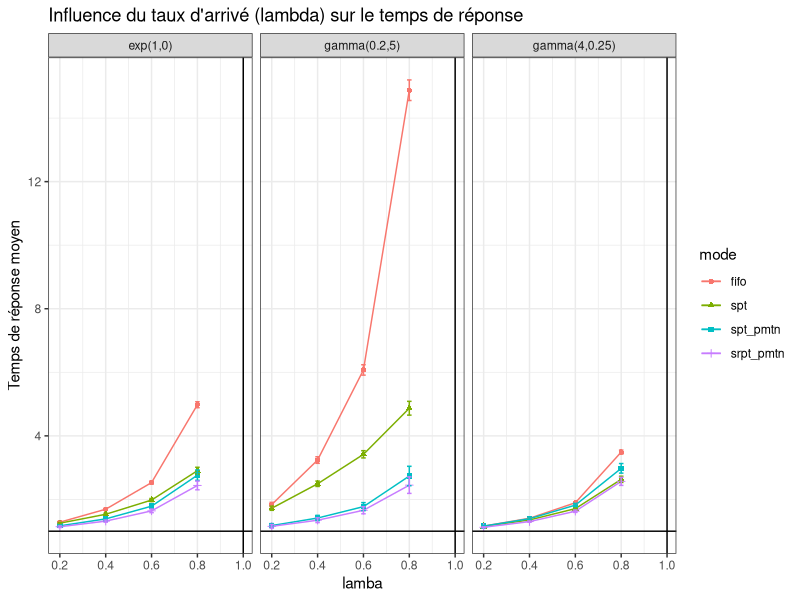
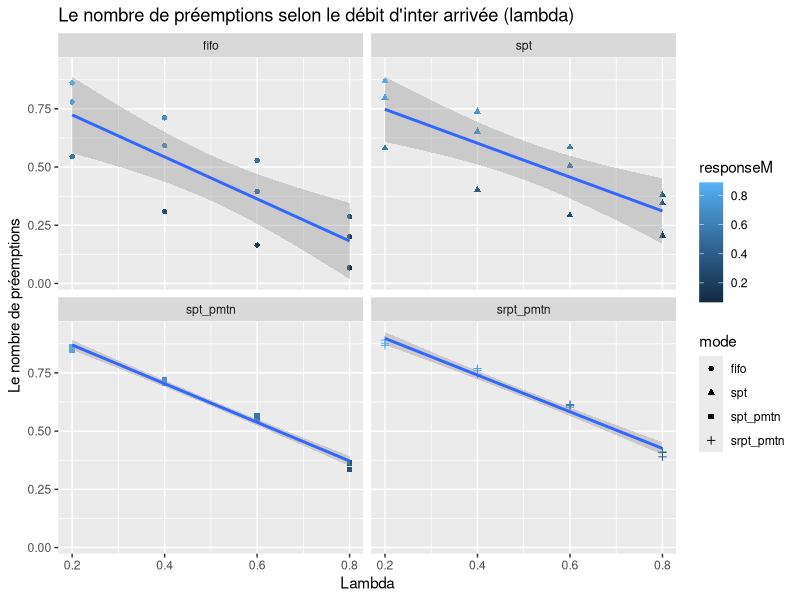
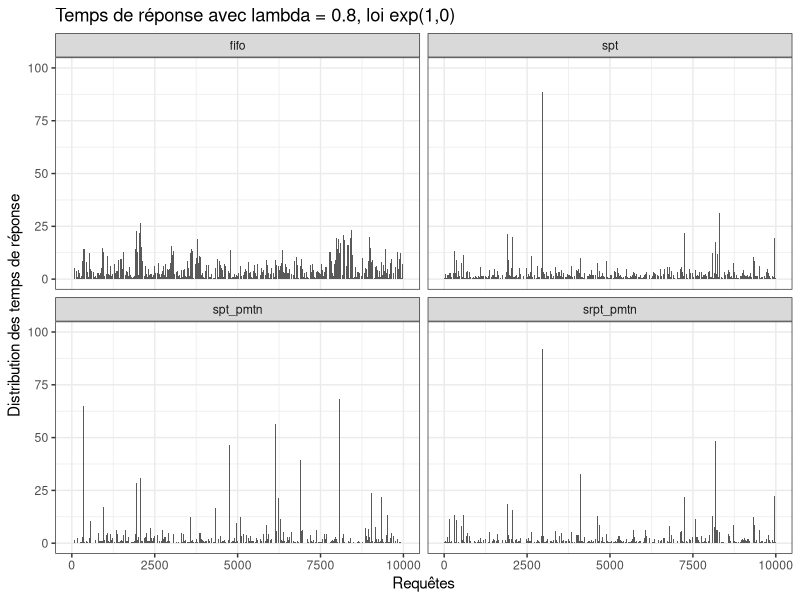
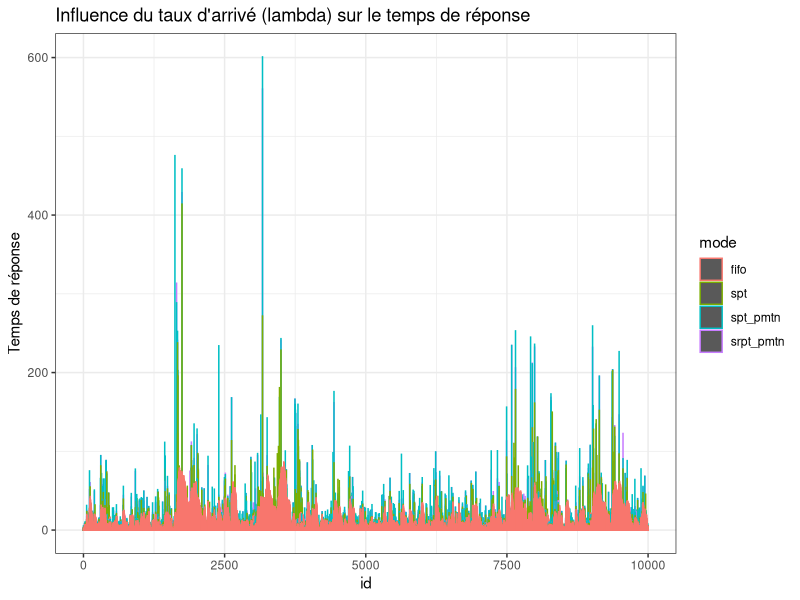

Recreate these plots in R, in order.
## ---- chunk 1
#Libraries
library(plyr)
library(ggplot2)

## ---- chunk 2

Service <- function(n=1,typeservice,x,y) {
# genere un temps de service
  switch(typeservice,
         det = rep(1,n),
         uni = runif(n,x,y),
         gamma = rgamma(n,shape=x,scale=y),
         exp = rexp(n,x)
         )
}

FileLIFO <- function(n,lambda,typeservice,x,y,policy,seed=10) {
    # simulates a M/GI/1 LIFO queue with different preemption policy
    # parameters:
    #    n :  total number of jobs
    #    lambda : arrival rate
    #    typeservice : service law (det uni gamma exp)
    #    x ,y : parameters of the service law
    #    policy: npmtn, pmtn, pmtn_restart, pmtn_reset
    # return value:
    #    vector with response time of each task assuming the queue is initially empty
    set.seed(seed)                #in order to have the same time service each call with the same lambda, x, y
    A <- rexp(n,lambda)         # inter arrival
    t1 <- cumsum(A)             # arrival dates
    t2 <- rep(NA,n)             # completion dates
    S <- Service(n,typeservice,x,y) # initial service times
    
    #### Variables that define the state of the queue
    t = 0               # current time
    remaining = rep(NA,n)  # how much work remains to do for each task
    running = NA        # index of the currently running task
    waiting = c()       # stack with tasks which have arrived or have not been completed yet
    next_arrival = 1    # index of the next task to arrive
    sys_vide = 0        # by curiosity let's count the number of times the system is empty
    sys_interrupted = 0 # by curiosity let's count the number of times the system is interrupted
    used = rep(0, n)    # by curiosity let's count the total of time used by a process (including its restart)
    waiting_length = rep(NA,n)  # by curiosity let's save the preemptions for counting them later
    
    
    #### A few useful local functions 
    run_task = function() { # runs the last task of the waiting list
      #if there is still a process in the stack to run, we take the last one in
    
      if(length(waiting)>0) {
      
    #print("arrivals")
    #print(t1)

        index = length(waiting)
        #waiting_length[next_arrival-1] <<- index
        #At first affectation it takes S[running], but after remaining[running] is returned
        for(i in 1:length(waiting)) {
        #For some reason multiple process can be pushed in waiting with one call to push function, causing troubles
        #Moreover this issue, may engage other strange behaviors such as 
            request = waiting[i] #it unstacks the last process received to update its remainning time
            remaining[request] <<- min(S[request],remaining[request],na.rm=T)
        }

        #print("index") 
        #print(length(waiting))
        #print("queue") 
        #print(waiting)
    
        #return the waiting index of the process with a minimum remaining time > 0 : depending on the policy chosen
        switch(policy,
                        srpt_pmtn = 
                          { #we elect the min between the new and current request by comparing their remaining time
                            if (index >= 2) { 
                              if (remaining[waiting[index-1]] <= remaining[waiting[index]]) 
                                index = (index - 1)
                            }
                          },
                       
                        spt_pmtn = 
                          { #we elect the min between the new and current request by comparing their service time
                            if (index >= 2) { 
                              if (S[waiting[index-1]] <= S[waiting[index]]) 
                                index = (index - 1)
                            }
                          },
                       
                        spt = 
                          { #we elect the first shortest remaining time process, among all the waiting processes
                            min_process = which(remaining==min(remaining[remaining>0], na.rm=T))
                            
                            #print("spt ")
                            #print(min_process)
                            #print(remaining)
                            
                            index = (which(waiting == min_process)) #[1]
                          },
                        
                        fifo = 
                          { #we elect the first arrived
                            
                            #print("fifo ")
                            #print(remaining)
                            
                            index = 1
                          },
                         {
                           print ("Default case --> Error")
                         }
                )

      
        running <<- waiting[index]        
        waiting <<- waiting[-index] #renvoie le tableau privé de l'element a la position index 
      }
    }

    push_task = function() { # insert the next_arrival-th task to the waiting list
                             # and run it if there is preemption
      if(policy != "spt" && policy != "fifo") {
        #It is preemptif
        if(!is.na(running)) {
          #if a process is running, we stack him because we are in preemption mode, and then stack also the next arrival. 
          waiting <<- c(waiting,running) #it stacks the current process, if t==t1[next_arrival]
        }
        running <<- NA #We set it to NA as if no process is running
      }
      #preemptif or not we stack the next arrival
      waiting <<- c(waiting,next_arrival)
      next_arrival <<- next_arrival+1 
      if(is.na(running)) { run_task() } #if it was preemtpif let run the next arrival, by unstack it
    }

    #### Main simulation loop
    while(TRUE) { 
      #dt is the time we will minus the remaning running process time
      # Look for next event
      dt = NA
      #have we reached the number max of process arrival ?
      if(next_arrival <=n) { dt = min(dt ,(t1[next_arrival]-t), na.rm=T ) } #dt=t1[..]-t it's a bit akward to take the min with dt because NA are deleted. Notice that t1[next_arrival]-t=dt is the next process arrival time - current time. So this is the elapsed time
      
      #is some process running ? if so, we finish executing it if its remaining time is lower than the delta time of the next arrival
      if(!is.na(running))  { dt = min(dt,remaining[running], na.rm=T) }
      
      #we've reached the max of process (no next arrival) and no process is running, we take off
      if(is.na(dt)) { break }
      
      # Update state
      t=t+dt
      if(!is.na(running)) { 
        # if a process is running, we subtract him dt time
        remaining[running] = remaining[running] - dt
        used[running] = used[running] + dt
        if(remaining[running]<=0) {
          #if the process is finished, we note the finish time
          t2[running] = t
          running = NA
          
          #the process is finished, it unstacks the last process and it launchs it depending on the policy chosen (resume, restart, restart with lower time), and affect remaining[running] to the corresponding time service
          run_task()
        }
      }
      
      if((next_arrival<=n) & (t==t1[next_arrival])) {
        #if this is time for the next arrival
        push_task() #insert the next_arrival task to the waiting list and run it if there is preemption
      }
      
    }
    
    #count the number of times the system is empty
    for(i in 2:n) {
      if ( t1[i]>t2[i-1]) {
        sys_vide = sys_vide + 1
      }
    }
    
    list (jobs = data.frame(arrival = t1, completion=t2, service=used, theoricService=S, response=(t2-t1), wl = waiting_length), 
          sys_vide = sys_vide)
}    

## ---- chunk 3

lambda_min  = 0.1
lambda_max  = 0.95
lambdas     = c(.2, .4, .6, .8) #seq(lambda_min, lambda_max, step)
step        = 0.05
n           = 10000
x           = 1
y           = 1
policies    = c("srpt_pmtn","spt_pmtn", "spt", "fifo")

laws        = data.frame()
laws        = rbind(laws, data.frame(name="exp(1,0)", fun="exp", x=1, y=0))
laws        = rbind(laws, data.frame(name="gamma(4,0.25)", fun="gamma", x=4, y=0.25))
laws        = rbind(laws, data.frame(name="gamma(0.2,5)", fun="gamma", x=0.2, y=5))

df = data.frame()
for(law in 1:nrow(laws)) {
    for(lambda in lambdas) {
      for(policy in policies){ 
        route=FileLIFO(n, lambda, typeservice=as.character(laws[law,]$fun), laws[law,]$x, laws[law,]$y, policy)
        tmp=route$jobs
        tmp$mode = policy
        tmp$lambda = lambda
        tmp$id=1:length(tmp$arrival)
        tmp$law = laws[law,]$name
        tmp$n = n
        tmp$sys_vide = route$sys_vide
        tmp$sys_interrupted=(tmp$n-tmp$sys_vide)
        df = rbind(df, tmp)
     }
  }
}

library(plyr)
res = ddply(df, c("law", "mode", "lambda", "n", "sys_vide", "sys_interrupted"), summarize, serviceM= mean(service), sd_service=sd(service), responseM=mean(response), sd_response=sd(response))

## ---- chunk 4
ggplot(data=res, aes(x = lambda, y = responseM, color = mode, shape = mode)) + 
  geom_line() +
  geom_point() + 
  geom_errorbar(width = 0.02, aes(x = lambda, y = responseM, ymin = responseM - 2 * sd_response/sqrt(n), ymax = responseM + 2 * sd_response/sqrt(n))) + 
  geom_vline(xintercept = 1) +
  geom_hline(yintercept = 1) +
  theme_bw() +
  facet_wrap(~law) +
  xlab("lamba") +
  ylab("Temps de réponse moyen") +
  ggtitle("Influence du taux d'arrivé (lambda) sur le temps de réponse")
## ---- chunk 5
library(plyr)
res2 = ddply(df, c("law", "mode", "lambda", "n"), summarize, responseM= 1/mean(response))

## ---- chunk 6
#mean = ddply(res, c("lambda"), summarize, sys_int= mean(sys_interrupted))
#geom_smooth(data=mean, (aes(y=sys_int)), method="lm")
reg = res2[res2$law=="gamma(0.2,5)" & res2$mode=="fifo",]
coef(lm(data=reg, reg$responseM ~ reg$lambda))

ggplot(data=res2, aes(x=lambda) )+
  geom_point(aes (y=responseM, colour=responseM, shape=mode)) +
  geom_smooth(data=res2, (aes(y=responseM)), method="lm")+
  facet_wrap(~mode) +
  xlab("Lambda") +
  ylab("Le nombre de préemptions") +
  ggtitle("Le nombre de préemptions selon le débit d'inter arrivée (lambda) ")

## ---- chunk 7

ggplot(data=df[df$law=="exp(1,0)" & df$lambda==0.8,], aes(x = id)) + 
  geom_bar(stat="identity", position="identity", aes(y=response)) + 
  theme_bw() +
  ylim(0,100) + 
  #xlim(0, 1) +
  xlab("Requêtes") +
  facet_wrap(~mode) + 
  ylab("Distribution des temps de réponse") +
  ggtitle("Temps de réponse avec lambda = 0.8, loi exp(1,0)")

## ---- chunk 8

ggplot(data=df[df$lambda==0.8,], aes(x = id, color = mode, shape = mode)) + 
  geom_bar(stat="identity", position="identity", aes(y=response)) + 
  theme_bw() +
  xlab("id") +
  ylab("Temps de réponse") +
  ggtitle("Influence du taux d'arrivé (lambda) sur le temps de réponse")
